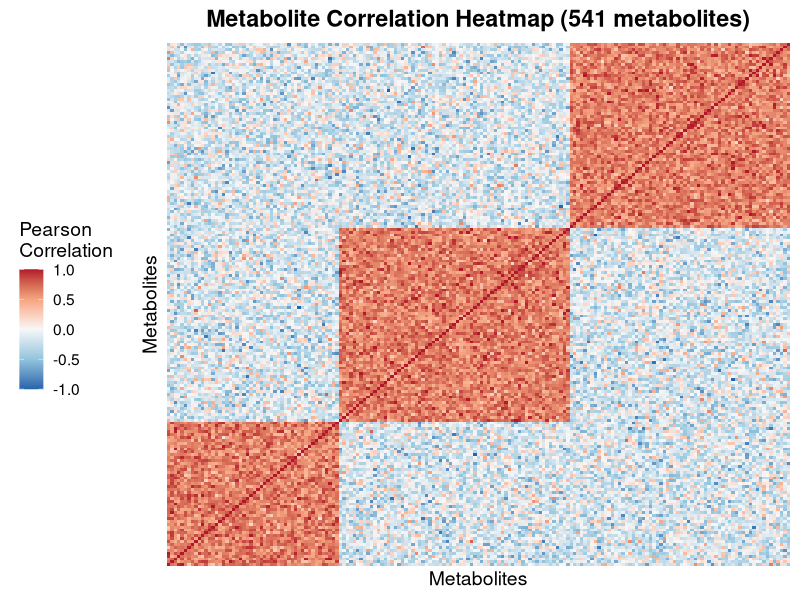

Source code (R):
library(ggplot2)
library(reshape2)
library(RColorBrewer)

# Read metadata describing the heatmap structure
meta = read.csv("data.csv", stringsAsFactors = FALSE)

# Reproduce a representative 541x541 correlation heatmap using simulated
# block-structured data that mirrors the clustering patterns visible in the figure.
# The figure shows: 3 major clusters along the diagonal with strong positive
# correlations (r ~ 0.8-1.0), inter-cluster regions with weak to negative
# correlations (r ~ -0.5 to 0.2), and a diverging blue-white-orange color scale.

set.seed(42)
n = 541

# Assign metabolites to 3 major clusters (approximate from figure proportions)
cluster_sizes = c(150, 200, 191)
cluster_assign = rep(1:3, times = cluster_sizes)

# Build block correlation matrix
build_corr_matrix = function(n, cluster_assign) {
  mat = matrix(0, nrow = n, ncol = n)
  for (i in 1:n) {
    for (j in i:n) {
      ci = cluster_assign[i]
      cj = cluster_assign[j]
      if (i == j) {
        val = 1.0
      } else if (ci == cj) {
        # Within cluster: strong positive, with noise
        val = 0.65 + rnorm(1, 0, 0.15)
        val = max(-1, min(1, val))
      } else {
        # Between clusters: weak/negative, with noise
        val = -0.15 + rnorm(1, 0, 0.25)
        val = max(-1, min(1, val))
      }
      mat[i, j] = val
      mat[j, i] = val
    }
  }
  mat
}

cor_mat = build_corr_matrix(n, cluster_assign)

# Reorder to mirror hierarchical clustering (clusters grouped together)
order_idx = order(cluster_assign)
cor_mat_ordered = cor_mat[order_idx, order_idx]

# Melt for ggplot (subsample for rendering performance — use every 3rd metabolite)
sub_idx = seq(1, n, by = 3)
cor_sub = cor_mat_ordered[sub_idx, sub_idx]
n_sub = length(sub_idx)
metab_labels = paste0("M", sub_idx)
rownames(cor_sub) = metab_labels
colnames(cor_sub) = metab_labels

df = melt(cor_sub, varnames = c("Metabolite_X", "Metabolite_Y"), value.name = "Correlation")
df$Metabolite_X = factor(df$Metabolite_X, levels = metab_labels)
df$Metabolite_Y = factor(df$Metabolite_Y, levels = metab_labels)

p = ggplot(df, aes(x = Metabolite_X, y = Metabolite_Y, fill = Correlation)) +
  geom_tile() +
  scale_fill_gradientn(
    colours = c("#2166AC", "#92C5DE", "#F7F7F7", "#F4A582", "#B2182B"),
    limits = c(-1, 1),
    name = "Pearson\nCorrelation"
  ) +
  scale_x_discrete(breaks = NULL) +
  scale_y_discrete(breaks = NULL) +
  labs(
    title = "Metabolite Correlation Heatmap (541 metabolites)",
    x = "Metabolites",
    y = "Metabolites"
  ) +
  theme_minimal(base_size = 14) +
  theme(
    axis.text  = element_blank(),
    axis.ticks = element_blank(),
    panel.grid = element_blank(),
    plot.title = element_text(hjust = 0.5, face = "bold"),
    legend.position = "left"
  )

ggsave("plot.png", p, width = 5, height = 4, dpi = 800)
